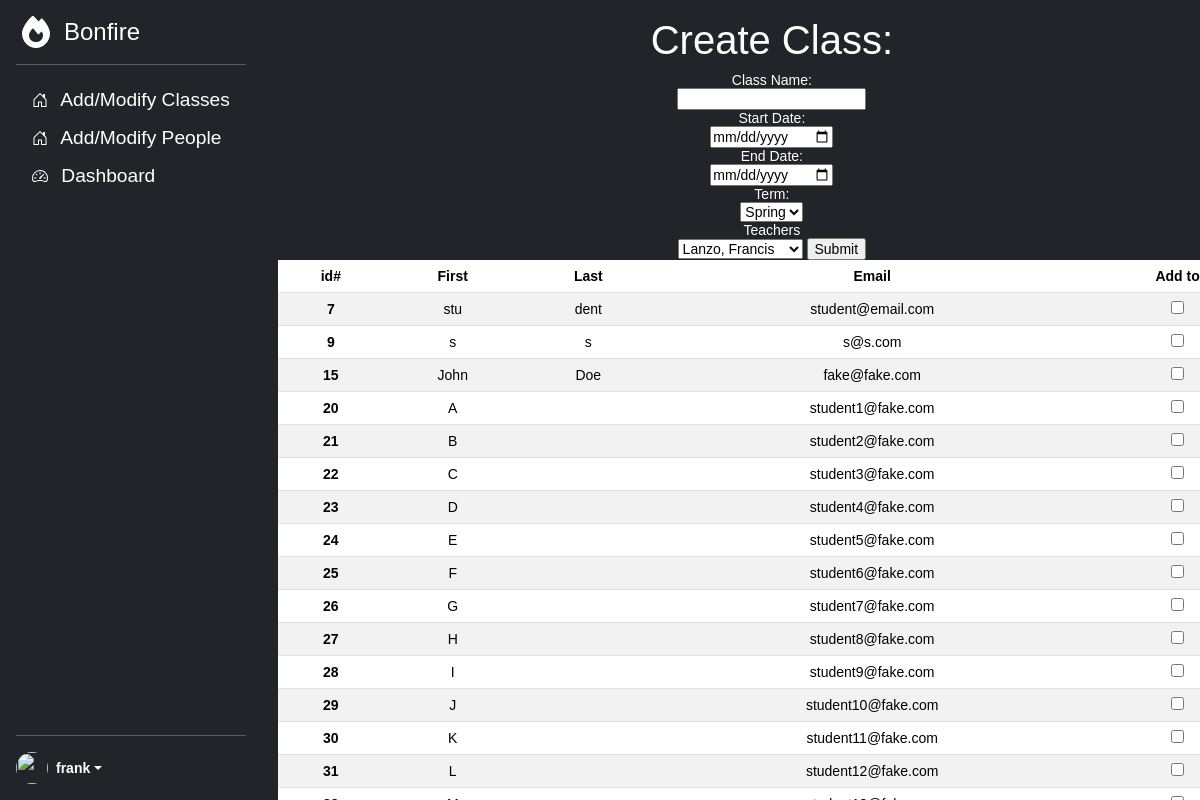
Page /addClass.php (signed in) on the committed database.
### tables this page shows
CREATE TABLE `users` (
  `id` int NOT NULL AUTO_INCREMENT,
  `first_name` varchar(255) DEFAULT NULL,
  `email` varchar(255) DEFAULT NULL,
  `password` varchar(255) DEFAULT NULL,
  `role` enum('student','teacher','admin') DEFAULT 'student',
  `sec1` varchar(255) DEFAULT NULL,
  `sec2` varchar(255) DEFAULT NULL,
  `last_name` varchar(255) DEFAULT NULL,
  PRIMARY KEY (`id`)
);

### addClass.php (the view, shortened to what this page needs)
<?php
$firstName = htmlspecialchars($_SESSION["first_name"]);
$role = $_SESSION["role"];
$pdo = getDBConnection();
$sql2= "Select * from users where role = 'teacher'";
if($stmt2 = $pdo->prepare($sql2))
{
    if($stmt2->execute())
    {
        if($teacherRows =$stmt2->fetchAll())
        {
        }
        else{
            echo "teacher fetch error";
        }
    }
    else{
        echo "teacher execute error";
    }
}
else{
    echo "prepare error";
}
$sql3 = "SELECT * FROM users WHERE role = 'student'";
if($stmt3 = $pdo->prepare($sql3)) {
    if ($stmt3->execute()) {
        $rows = $stmt3->fetchAll();
    }
}
?>
<!DOCTYPE html>
<html lang="en">
<head>
    <link href="https://cdn.jsdelivr.net/npm/bootstrap@5.3.3/dist/css/bootstrap.min.css" rel="stylesheet">
    <link rel="stylesheet" href="resources/stylesheets/style.css">
</head>
<body>
<main class="d-flex flex-nowrap">
    <div class="d-flex flex-column flex-shrink-0 p-3 text-bg-dark">
        <a href="/" class="d-flex align-items-center mb-3 mb-md-0 me-md-auto text-white text-decoration-none">
            <svg class="bi pe-none me-2" width="40" height="32"><use xlink:href="#bonfire"></use></svg>
            <span class="fs-4">Bonfire</span>
        </a>
        <hr>
        <ul class="nav nav-pills flex-column mb-auto">
            <?php
            if($role == "admin")
            {
                ?>
                <li class="nav-item">
                    <a href="editClasses.php" class="nav-link text-white left-menu-item" aria-current="page">
                        <svg class="bi pe-none me-2" width="16" height="16"><use xlink:href="#home"></use></svg>
                        Add/Modify Classes
                    </a>
                </li>
                <li class="nav-item">
                    <a href="editUsers.php" class="nav-link text-white left-menu-item" aria-current="page">
                        <svg class="bi pe-none me-2" width="16" height="16"><use xlink:href="#home"></use></svg>
                        Add/Modify People
                    </a>
                </li>
                <?php
            }
            ?>
            <li>
                <a href="dashboard.php" class="nav-link text-white left-menu-item">
                    <svg class="bi pe-none me-2" width="16" height="16"><use xlink:href="#speedometer2"></use></svg>
                    Dashboard
                </a>
            </li>
        </ul>
        <hr>
        <div class="dropdown">
            <a href="#" class="d-flex align-items-center text-white text-decoration-none dropdown-toggle" data-bs-toggle="dropdown" aria-expanded="false">
                <img src="https://github.com/mdo.png" alt="" width="32" height="32" class="rounded-circle me-2">
                <strong><?php echo $firstName; ?></strong>
            </a>
        </div>
    </div>
    <div id="primary-window" class="d-flex flex-column flex-shrink-0 p-3 text-bg-dark ">
        <h1>Create Class:</h1>
        <form action="processor/addClassProcessor.php" method="post">
            <label for="cname">Class Name:</label><br>
            <input type="text" id="cname" name="cname" value="<?= $class_name?>"><br>
            <label for="sdate">Start Date:</label><br>
            <input type="date" name="sdate" id="sdate"><br>
            <label for="edate">End Date:</label><br>
            <input type="date" name="edate" id="edate"><br>
            <label for="term">Term: </label><br>
            <select name="term" id="term">
                <option value="Spring">Spring</option>
            </select>
            <br>
            <label for="teacher">Teachers</label><br>
            <select name="teacher" id="teacher">
                <?php
                foreach($teacherRows as $teacher )
                {
                    $teacherFirst = $teacher['first_name'];
                    $teacherLast = $teacher['last_name'];
                    $teacherId = $teacher['id'];
                    ?>
                    <option <?php echo ($teacherId == $currentTeacherId) ? "selected=selected" : ""?> value="<?= $teacherId?>"><?= $teacherLast.", ".$teacherFirst?></option>
                    <?php
                }
                ?>
            </select>
            <input type="submit" value="Submit">
            <table class="table table-striped table-hover">
                <thead>
                <tr>
                    <th scope="col">id#</th>
                    <th scope="col">First</th>
                    <th scope="col">Last</th>
                    <th scope="col">Email</th>
                    <th scope="col">Add to</th>
                </tr>
                </thead>
                <tbody>
                <?php
                foreach($rows as $row)
                {
                    $id = $row["id"];
                    ?>
                    <tr>
                        <th scope="row"><?= $id?></th>
                        <td><?= $row["first_name"] ?></td>
                        <td><?= $row["last_name"] ?></td>
                        <td><?= $row["email"] ?></td>
                        <td><input name = "students[]" value = "<?= $id?>" type ="checkbox"></td>
                    </tr>
                    <?php
                }
                ?>
                </tbody>
            </table>
        </form>
    </div>
</main>
<script src="https://cdn.jsdelivr.net/npm/bootstrap@5.3.3/dist/js/bootstrap.bundle.min.js"></script></body>
</html>

### resources/stylesheets/style.css (style rules this page uses)
body { min-height: 100vh; min-height: -webkit-fill-available; font-family: var(--bs-font-sans-serif); font-size: 1rem; font-weight: 400; line-height: 1.5; }
html { height: -webkit-fill-available; }
main { height: 100vh; max-height: 100vh; overflow-x: auto; overflow-y: hidden; }
.bi { vertical-align: -.125em; pointer-events: none; fill: currentColor; }
.dropdown-toggle { outline: 0; }
#primary-window { width:85%; }
.left-menu-item { text-align:left; font-size: 1.2rem; }

### addClass.php (style rules this page uses)
body { font: 14px sans-serif; text-align: center; }

### rows in the picture
users: id "7", first_name "stu", last_name "dent", email "student@email.com"
users: id "9", first_name "s", last_name "s", email "s@s.com"
users: id "15", first_name "John", last_name "Doe", email "fake@fake.com"
users: id "20", first_name "A", email "student1@fake.com"
users: id "21", first_name "B", email "student2@fake.com"
users: id "22", first_name "C", email "student3@fake.com"
users: id "23", first_name "D", email "student4@fake.com"
users: id "24", first_name "E", email "student5@fake.com"
users: id "25", first_name "F", email "student6@fake.com"
users: id "26", first_name "G", email "student7@fake.com"
users: id "27", first_name "H", email "student8@fake.com"
users: id "28", first_name "I", email "student9@fake.com"
users: id "29", first_name "J", email "student10@fake.com"
users: id "30", first_name "K", email "student11@fake.com"
users: id "31", first_name "L", email "student12@fake.com"

### other values in the picture
$firstName "frank"
form field teacher "Lanzo, Francis"
